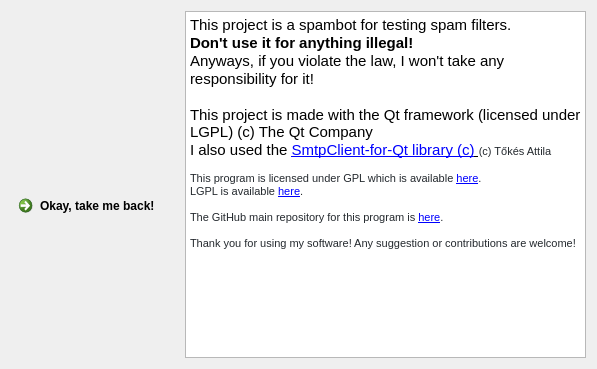
<?xml version="1.0" encoding="UTF-8"?>
<ui version="4.0">
 <class>AboutDialog</class>
 <widget class="QDialog" name="AboutDialog">
  <property name="geometry">
   <rect>
    <x>0</x>
    <y>0</y>
    <width>597</width>
    <height>369</height>
   </rect>
  </property>
  <property name="windowTitle">
   <string>About Spam4u</string>
  </property>
  <layout class="QVBoxLayout" name="verticalLayout_2">
   <item>
    <layout class="QHBoxLayout" name="horizontalLayout">
     <item>
      <layout class="QVBoxLayout" name="verticalLayout">
       <item>
        <widget class="QLabel" name="label">
         <property name="text">
          <string/>
         </property>
         <property name="pixmap">
          <pixmap resource="../assets.qrc">:/logos/assets/logos/built-with-Qt_Small.png</pixmap>
         </property>
        </widget>
       </item>
       <item>
        <widget class="QCommandLinkButton" name="commandLinkButton">
         <property name="text">
          <string>Okay, take me back!</string>
         </property>
        </widget>
       </item>
      </layout>
     </item>
     <item>
      <widget class="QTextBrowser" name="aboutText">
       <property name="html">
        <string>&lt;!DOCTYPE HTML PUBLIC &quot;-//W3C//DTD HTML 4.0//EN&quot; &quot;http://www.w3.org/TR/REC-html40/strict.dtd&quot;&gt;
&lt;html&gt;&lt;head&gt;&lt;meta name=&quot;qrichtext&quot; content=&quot;1&quot; /&gt;&lt;style type=&quot;text/css&quot;&gt;
p, li { white-space: pre-wrap; }
&lt;/style&gt;&lt;/head&gt;&lt;body style=&quot; font-family:'MS Shell Dlg 2'; font-size:8.25pt; font-weight:400; font-style:normal;&quot;&gt;
&lt;p style=&quot; margin-top:0px; margin-bottom:0px; margin-left:0px; margin-right:0px; -qt-block-indent:0; text-indent:0px;&quot;&gt;&lt;span style=&quot; font-size:11pt;&quot;&gt;This project is a spambot for testing spam filters.&lt;/span&gt;&lt;/p&gt;
&lt;p style=&quot; margin-top:0px; margin-bottom:0px; margin-left:0px; margin-right:0px; -qt-block-indent:0; text-indent:0px;&quot;&gt;&lt;span style=&quot; font-size:11pt; font-weight:600;&quot;&gt;Don't use it for anything illegal!&lt;/span&gt;&lt;/p&gt;
&lt;p style=&quot; margin-top:0px; margin-bottom:0px; margin-left:0px; margin-right:0px; -qt-block-indent:0; text-indent:0px;&quot;&gt;&lt;span style=&quot; font-size:11pt;&quot;&gt;Anyways, if you violate the law, I won't take any&lt;/span&gt;&lt;/p&gt;
&lt;p style=&quot; margin-top:0px; margin-bottom:0px; margin-left:0px; margin-right:0px; -qt-block-indent:0; text-indent:0px;&quot;&gt;&lt;span style=&quot; font-size:11pt;&quot;&gt;responsibility for it!&lt;/span&gt;&lt;/p&gt;
&lt;p style=&quot;-qt-paragraph-type:empty; margin-top:0px; margin-bottom:0px; margin-left:0px; margin-right:0px; -qt-block-indent:0; text-indent:0px; font-size:11pt;&quot;&gt;&lt;br /&gt;&lt;/p&gt;
&lt;p style=&quot; margin-top:0px; margin-bottom:0px; margin-left:0px; margin-right:0px; -qt-block-indent:0; text-indent:0px;&quot;&gt;&lt;span style=&quot; font-size:11pt;&quot;&gt;This project is made with the Qt framework (licensed under LGPL) (c) The Qt Company&lt;/span&gt;&lt;/p&gt;
&lt;p style=&quot; margin-top:0px; margin-bottom:0px; margin-left:0px; margin-right:0px; -qt-block-indent:0; text-indent:0px;&quot;&gt;&lt;span style=&quot; font-size:11pt;&quot;&gt;I also used the &lt;/span&gt;&lt;a href=&quot;https://github.com/bluetiger9/SmtpClient-for-Qt&quot;&gt;&lt;span style=&quot; font-size:11pt; text-decoration: underline; color:#0000ff;&quot;&gt;SmtpClient-for-Qt library (c)&lt;/span&gt;&lt;/a&gt;&lt;a href=&quot;https://github.com/bluetiger9/SmtpClient-for-Qt&quot;&gt;&lt;span style=&quot; font-size:11pt; text-decoration: underline; color:#000000;&quot;&gt; &lt;/span&gt;&lt;/a&gt;&lt;span style=&quot; font-family:'-apple-system','BlinkMacSystemFont','Segoe UI','Helvetica','Arial','sans-serif','Apple Color Emoji','Segoe UI Emoji'; font-size:8pt; color:#24292e; background-color:#ffffff;&quot;&gt;(c) Tőkés Attila&lt;/span&gt;&lt;/p&gt;
&lt;p style=&quot;-qt-paragraph-type:empty; margin-top:0px; margin-bottom:0px; margin-left:0px; margin-right:0px; -qt-block-indent:0; text-indent:0px; font-family:'-apple-system','BlinkMacSystemFont','Segoe UI','Helvetica','Arial','sans-serif','Apple Color Emoji','Segoe UI Emoji'; font-size:8pt; color:#24292e;&quot;&gt;&lt;br /&gt;&lt;/p&gt;
&lt;p style=&quot; margin-top:0px; margin-bottom:0px; margin-left:0px; margin-right:0px; -qt-block-indent:0; text-indent:0px;&quot;&gt;&lt;span style=&quot; font-family:'-apple-system','BlinkMacSystemFont','Segoe UI','Helvetica','Arial','sans-serif','Apple Color Emoji','Segoe UI Emoji'; font-size:8pt; color:#24292e; background-color:#ffffff;&quot;&gt;This program is licensed under GPL which is available &lt;/span&gt;&lt;a href=&quot;https://www.gnu.org/licenses/gpl-3.0.html&quot;&gt;&lt;span style=&quot; font-size:8pt; text-decoration: underline; color:#0000ff;&quot;&gt;here&lt;/span&gt;&lt;/a&gt;&lt;span style=&quot; font-family:'-apple-system','BlinkMacSystemFont','Segoe UI','Helvetica','Arial','sans-serif','Apple Color Emoji','Segoe UI Emoji'; font-size:8pt; color:#24292e; background-color:#ffffff;&quot;&gt;.&lt;/span&gt;&lt;/p&gt;
&lt;p style=&quot; margin-top:0px; margin-bottom:0px; margin-left:0px; margin-right:0px; -qt-block-indent:0; text-indent:0px;&quot;&gt;&lt;span style=&quot; font-family:'-apple-system','BlinkMacSystemFont','Segoe UI','Helvetica','Arial','sans-serif','Apple Color Emoji','Segoe UI Emoji'; font-size:8pt; color:#24292e; background-color:#ffffff;&quot;&gt;LGPL is available &lt;/span&gt;&lt;a href=&quot;https://www.gnu.org/licenses/lgpl-3.0.html&quot;&gt;&lt;span style=&quot; font-size:8pt; text-decoration: underline; color:#0000ff;&quot;&gt;here&lt;/span&gt;&lt;/a&gt;&lt;span style=&quot; font-family:'-apple-system','BlinkMacSystemFont','Segoe UI','Helvetica','Arial','sans-serif','Apple Color Emoji','Segoe UI Emoji'; font-size:8pt; color:#24292e; background-color:#ffffff;&quot;&gt;.&lt;/span&gt;&lt;/p&gt;
&lt;p style=&quot;-qt-paragraph-type:empty; margin-top:0px; margin-bottom:0px; margin-left:0px; margin-right:0px; -qt-block-indent:0; text-indent:0px; font-family:'-apple-system','BlinkMacSystemFont','Segoe UI','Helvetica','Arial','sans-serif','Apple Color Emoji','Segoe UI Emoji'; font-size:8pt; color:#24292e;&quot;&gt;&lt;br /&gt;&lt;/p&gt;
&lt;p style=&quot; margin-top:0px; margin-bottom:0px; margin-left:0px; margin-right:0px; -qt-block-indent:0; text-indent:0px;&quot;&gt;&lt;span style=&quot; font-family:'-apple-system','BlinkMacSystemFont','Segoe UI','Helvetica','Arial','sans-serif','Apple Color Emoji','Segoe UI Emoji'; font-size:8pt; color:#24292e; background-color:#ffffff;&quot;&gt;The GitHub main repository for this program is &lt;/span&gt;&lt;a href=&quot;https://github.com/almaember1098/spam4u-full&quot;&gt;&lt;span style=&quot; font-size:8pt; text-decoration: underline; color:#0000ff;&quot;&gt;here&lt;/span&gt;&lt;/a&gt;&lt;span style=&quot; font-family:'-apple-system','BlinkMacSystemFont','Segoe UI','Helvetica','Arial','sans-serif','Apple Color Emoji','Segoe UI Emoji'; font-size:8pt; color:#24292e; background-color:#ffffff;&quot;&gt;.&lt;/span&gt;&lt;/p&gt;
&lt;p style=&quot;-qt-paragraph-type:empty; margin-top:0px; margin-bottom:0px; margin-left:0px; margin-right:0px; -qt-block-indent:0; text-indent:0px; font-family:'-apple-system','BlinkMacSystemFont','Segoe UI','Helvetica','Arial','sans-serif','Apple Color Emoji','Segoe UI Emoji'; font-size:8pt; color:#24292e;&quot;&gt;&lt;br /&gt;&lt;/p&gt;
&lt;p style=&quot; margin-top:0px; margin-bottom:0px; margin-left:0px; margin-right:0px; -qt-block-indent:0; text-indent:0px;&quot;&gt;&lt;span style=&quot; font-family:'-apple-system','BlinkMacSystemFont','Segoe UI','Helvetica','Arial','sans-serif','Apple Color Emoji','Segoe UI Emoji'; font-size:8pt; color:#24292e; background-color:#ffffff;&quot;&gt;Thank you for using my software! Any suggestion or contributions are welcome!&lt;/span&gt;&lt;/p&gt;&lt;/body&gt;&lt;/html&gt;</string>
       </property>
       <property name="openExternalLinks">
        <bool>true</bool>
       </property>
      </widget>
     </item>
    </layout>
   </item>
  </layout>
 </widget>
 <resources>
  <include location="../assets.qrc"/>
 </resources>
 <connections/>
</ui>
